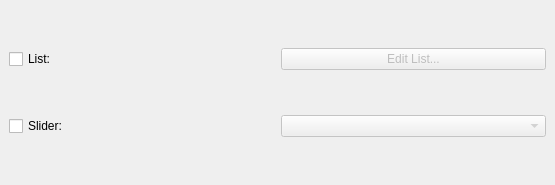
<ui version="4.0" >
 <class>ParametersWidget</class>
 <widget class="QWidget" name="ParametersWidget" >
  <property name="geometry" >
   <rect>
    <x>0</x>
    <y>0</y>
    <width>555</width>
    <height>185</height>
   </rect>
  </property>
  <property name="windowTitle" >
   <string>Parameters</string>
  </property>
  <layout class="QGridLayout" >
   <property name="leftMargin" >
    <number>9</number>
   </property>
   <property name="topMargin" >
    <number>9</number>
   </property>
   <property name="rightMargin" >
    <number>9</number>
   </property>
   <property name="bottomMargin" >
    <number>9</number>
   </property>
   <property name="horizontalSpacing" >
    <number>6</number>
   </property>
   <property name="verticalSpacing" >
    <number>6</number>
   </property>
   <item row="1" column="0" >
    <widget class="QCheckBox" name="useSlider" >
     <property name="text" >
      <string>Slider:</string>
     </property>
    </widget>
   </item>
   <item row="0" column="0" >
    <widget class="QCheckBox" name="useList" >
     <property name="text" >
      <string>List:</string>
     </property>
    </widget>
   </item>
   <item row="0" column="1" >
    <widget class="QPushButton" name="editParameterListButton" >
     <property name="enabled" >
      <bool>false</bool>
     </property>
     <property name="toolTip" >
      <string>Edit the list of parameters</string>
     </property>
     <property name="whatsThis" >
      <string>Click here to open a list of parameter values. Here you can add, remove, and change them.</string>
     </property>
     <property name="text" >
      <string>Edit List...</string>
     </property>
    </widget>
   </item>
   <item row="1" column="1" >
    <widget class="KComboBox" name="listOfSliders" >
     <property name="enabled" >
      <bool>false</bool>
     </property>
     <property name="toolTip" >
      <string>Select a slider</string>
     </property>
     <property name="whatsThis" >
      <string>Select one of the sliders to change the parameter value dynamically. The values vary from 0 (left) to 100 (right).</string>
     </property>
    </widget>
   </item>
  </layout>
 </widget>
 <customwidgets>
  <customwidget>
   <class>QPushButton</class>
   <extends>QPushButton</extends>
   <header>kpushbutton.h</header>
  </customwidget>
  <customwidget>
   <class>KComboBox</class>
   <extends>QComboBox</extends>
   <header>kcombobox.h</header>
  </customwidget>
 </customwidgets>
 <tabstops>
  <tabstop>useList</tabstop>
  <tabstop>editParameterListButton</tabstop>
  <tabstop>useSlider</tabstop>
  <tabstop>listOfSliders</tabstop>
 </tabstops>
 <resources/>
 <connections>
  <connection>
   <sender>useList</sender>
   <signal>toggled(bool)</signal>
   <receiver>editParameterListButton</receiver>
   <slot>setEnabled(bool)</slot>
   <hints>
    <hint type="sourcelabel" >
     <x>103</x>
     <y>20</y>
    </hint>
    <hint type="destinationlabel" >
     <x>195</x>
     <y>20</y>
    </hint>
   </hints>
  </connection>
  <connection>
   <sender>useSlider</sender>
   <signal>toggled(bool)</signal>
   <receiver>listOfSliders</receiver>
   <slot>setEnabled(bool)</slot>
   <hints>
    <hint type="sourcelabel" >
     <x>86</x>
     <y>55</y>
    </hint>
    <hint type="destinationlabel" >
     <x>203</x>
     <y>55</y>
    </hint>
   </hints>
  </connection>
 </connections>
</ui>
